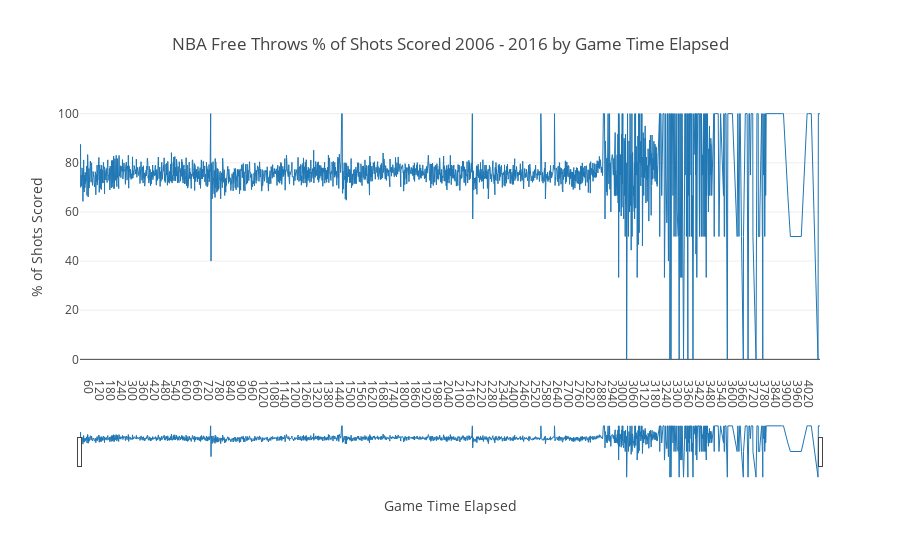

This figure's notebook cell:
### Code cell
shot_taken = go.Scatter(
    x = df_gt['game_time_elapsed_seconds'],
    y = df_gt['shot_scored_%'],
    mode = 'lines',
    name = 'Shots Taken',
    line = dict(width = 1)
)

layout = dict(
    xaxis=dict(
        showgrid=False,
        rangeslider=dict(visible=True),
        dtick=60,
        title='Game Time Elapsed'),
    yaxis=dict(title='% of Shots Scored'),
    title='NBA Free Throws % of Shots Scored 2006 - 2016 by Game Time Elapsed')


plot_data = [shot_taken]
fig = dict(data=plot_data, layout=layout)
py.iplot(fig)

### Figure 1 — Plotly figure (JSON) as saved in the notebook; plotly's stock layout.template omitted (floating-point values rounded to 4 significant figures; data arrays with more than 128 entries replaced by an {"elided": "..."} marker saying what was removed)
{"data": [{"line": {"width": 1}, "mode": "lines", "name": "Shots Taken", "type": "scatter", "uid": "9b1de728-8c82-4b16-824c-d404ab9ea381", "x": {"elided": "2637 int values"}, "y": {"elided": "2637 float values"}}], "layout": {"title": "NBA Free Throws % of Shots Scored 2006 - 2016 by Game Time Elapsed", "xaxis": {"dtick": 60, "rangeslider": {"visible": true}, "showgrid": false, "title": "Game Time Elapsed"}, "yaxis": {"title": "% of Shots Scored"}}}
